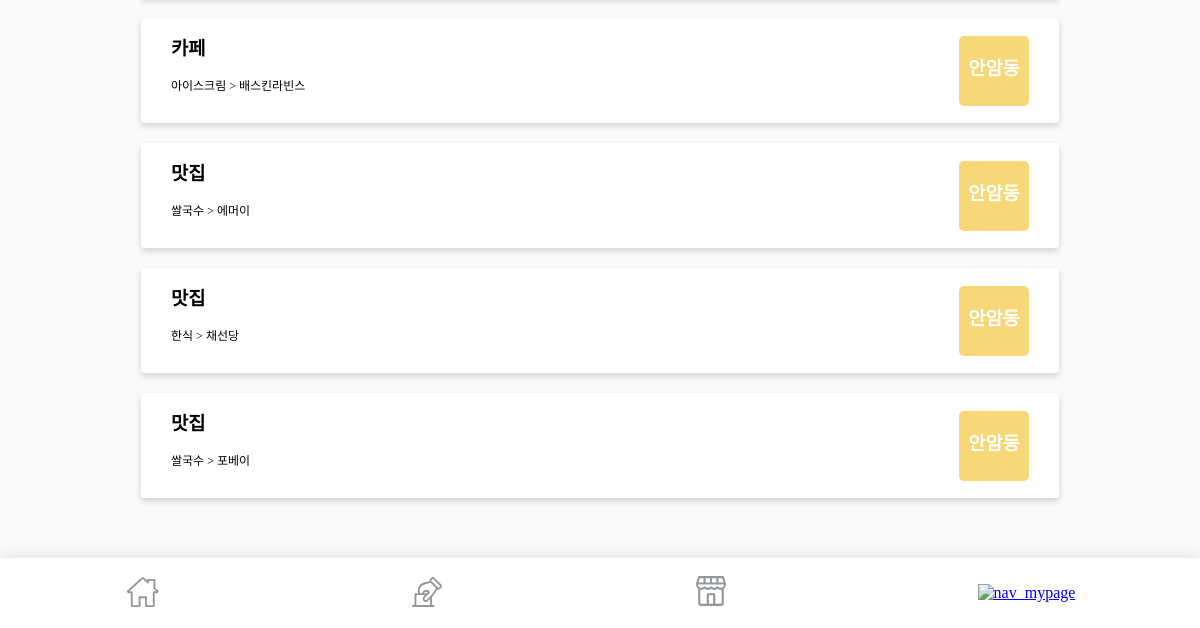
/mypage/ (signed in, lower part), run on an earlier commit of the app's database.
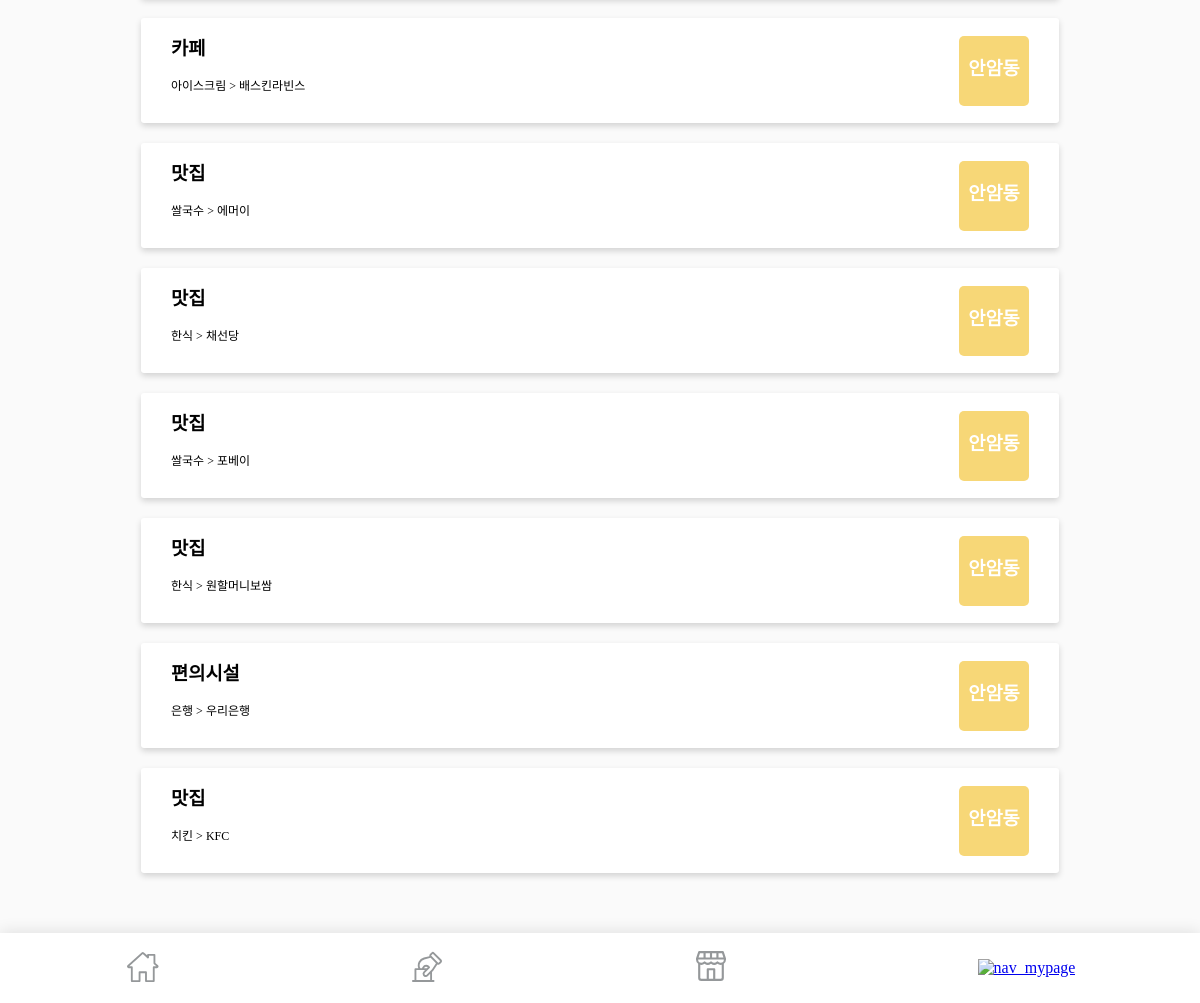
And on a later commit of the database.
### app/models.py (models this page shows)
class Vote(models.Model):
    owner = models.ForeignKey(User, on_delete = models.CASCADE, related_name = "vote")
    image = models.TextField(null = True)
    big_category = models.TextField(null = True)
    small_category= models.TextField(null = True)
    location_dong = models.TextField(null = True)
    title = models.TextField(null = True)

### app/views.py (the view)
# urls.py: path('mypage/', views.mypage, name="mypage"),
def mypage(request):
    custom_user = Custom_user.objects.all()
    semi_votes = Vote.objects.all()
    semi_array =[]
    for semi_vote in semi_votes:
        if semi_vote.owner == request.user:
            semi_array.append(semi_vote)
    return render(request, "mypage.html", {"Votes":semi_array})

### app/templates/mypage.html (shortened to what this page needs)
{% extends 'base.html' %}
{% load socialaccount %}
{% block css %}
    {% load static %}
    <link rel="stylesheet" type="text/css" href="{% static 'mypage.css' %}">
{% endblock css %}
{% block content %}
<div class="container">
    {% if user.is_authenticated %}
    <div class="user_info">
        <br>
        <div class="my_votes">
            {% for semi_result in Votes %}
            <div class="votes">
                <div class="shop">
                    <h3>{{semi_result.big_category}}</h3>
                    <h4>{{semi_result.small_category}} > {{semi_result.title}}</p>
                </div>
                <div class="selected_location">
                    <h3>{{semi_result.location_dong}}</h3>
                </div>
            </div>
            {% endfor %}
        </div>
    </div>
    {% endif %}
</div>
{% endblock content %}

What changed in the data, as far as the page shows it:
added Vote: big_category "맛집", small_category "한식", title "원할머니보쌈", location_dong "안암동"
added Vote: big_category "편의시설", small_category "은행", title "우리은행", location_dong "안암동"
added Vote: big_category "맛집", small_category "치킨", title "KFC", location_dong "안암동"
